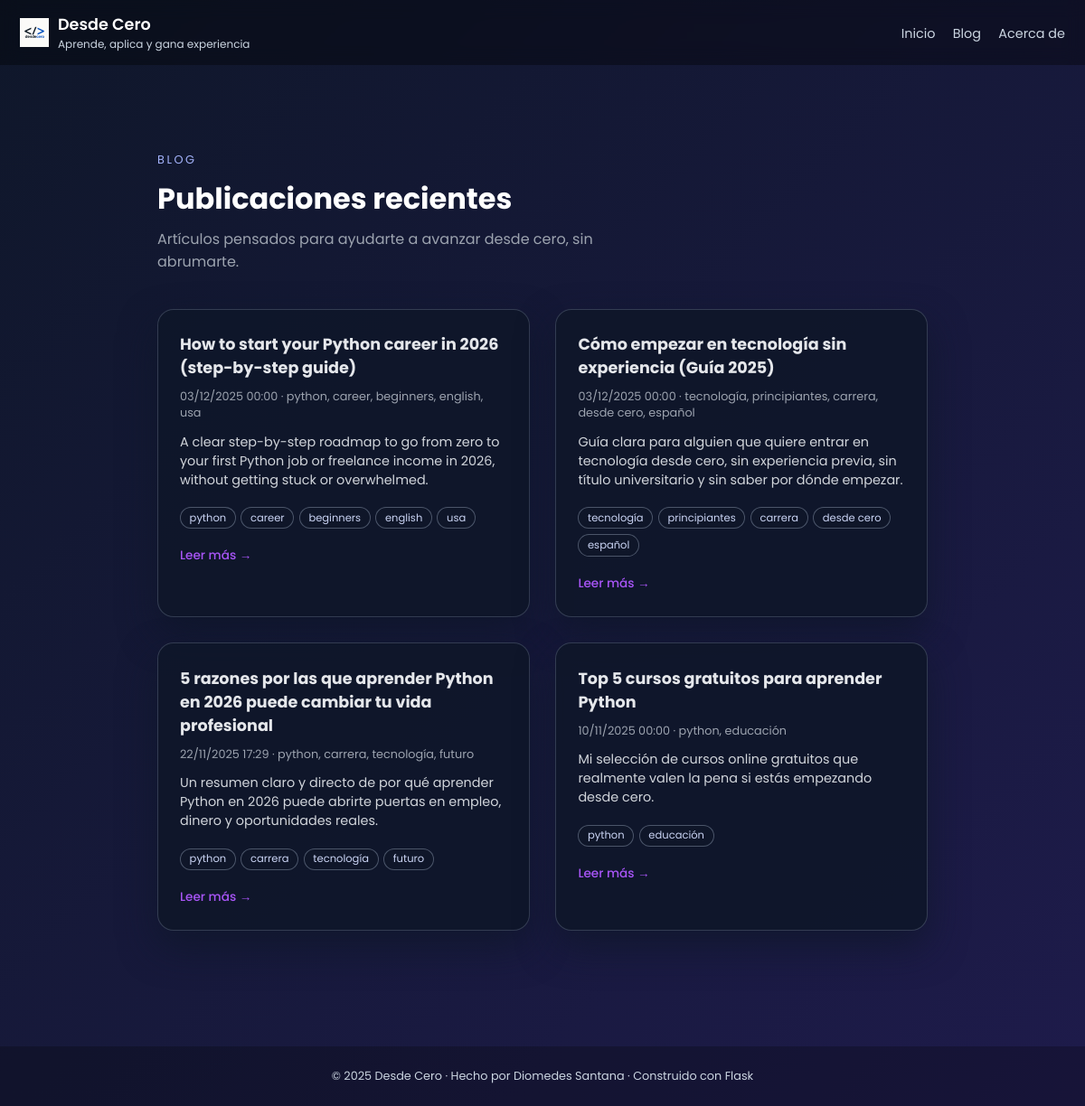
/blog, run on an earlier commit of the app's database.
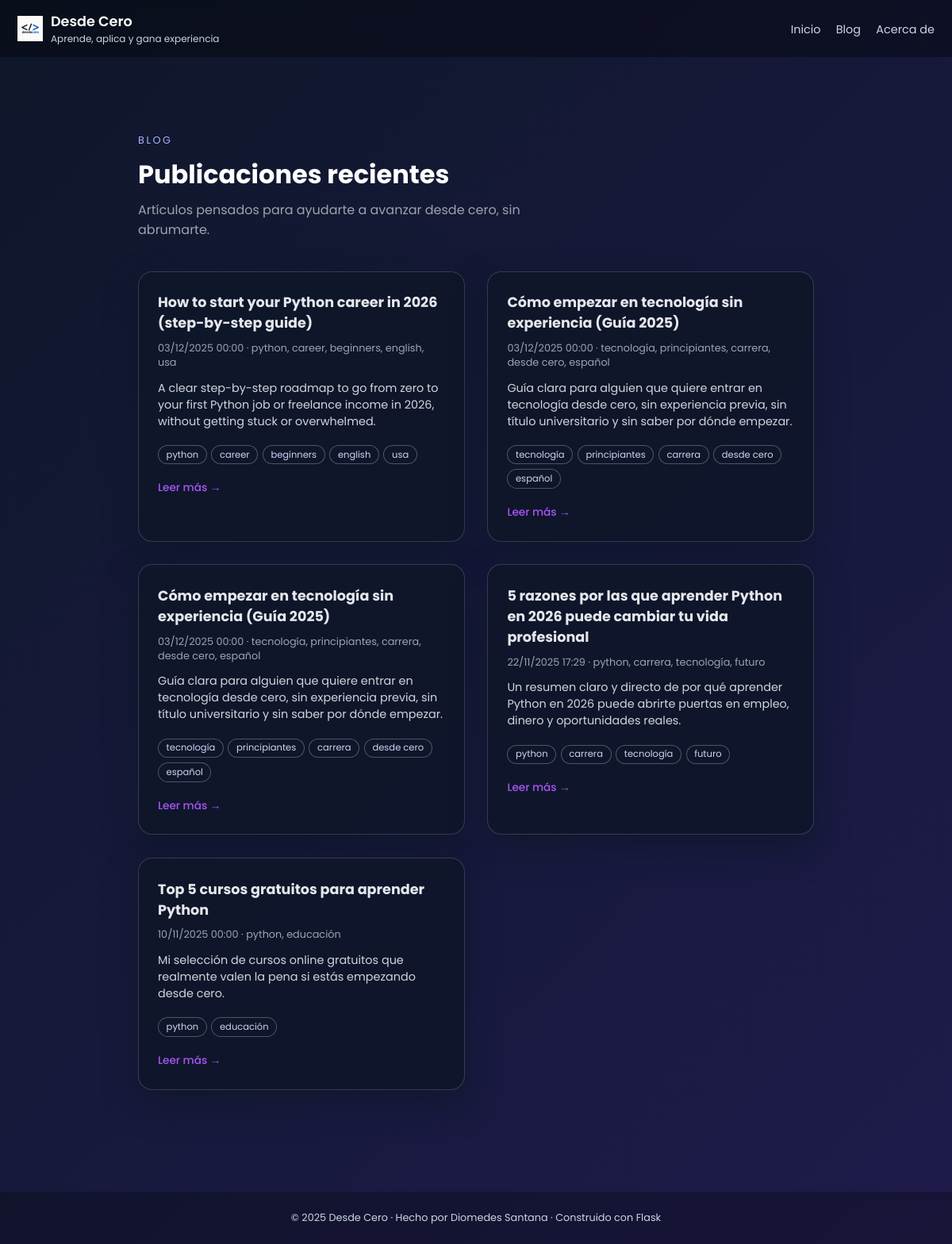
And on a later commit of the database.
### tables this page shows
CREATE TABLE posts (
            id      INTEGER PRIMARY KEY AUTOINCREMENT,
            title   TEXT NOT NULL,
            slug    TEXT NOT NULL UNIQUE,
            date    TEXT NOT NULL,      -- formato ISO 'YYYY-MM-DD HH:MM:SS'
            tags    TEXT,
            excerpt TEXT,
            content TEXT NOT NULL
        );

### main.py (the view)
@app.route("/blog")
def blog_list():
    posts = get_all_posts()
    return render_template("blog_list.html", posts=posts)

### main.py (called while the page is built)
def get_conn():
    conn = sqlite3.connect(DB_PATH)
    conn.row_factory = sqlite3.Row  # permite acceder por nombre de columna
    return conn

def get_all_posts():
    conn = get_conn()
    cur = conn.cursor()
    cur.execute("SELECT * FROM posts ORDER BY date DESC")
    rows = cur.fetchall()
    conn.close()
    return rows

@app.template_filter("fecha")
def formato_fecha(value):
    try:
        if isinstance(value, str):
            dt = datetime.strptime(value, "%Y-%m-%d %H:%M:%S")
        else:
            dt = value
        return dt.strftime("%d/%m/%Y %H:%M")
    except Exception:
        return value

@app.context_processor
def inject_globals():
    now = datetime.utcnow()
    return {
        "now": now,
        "current_year": now.year,
        "site_name": "Desde Cero",
    }

### templates/blog_list.html (shortened to what this page needs)
{% extends "base.html" %}
{% block content %}
<div class="blog-wrapper">
  <header class="blog-header">
    <div class="blog-kicker">BLOG</div>
    <h1 class="blog-title">Publicaciones recientes</h1>
    <p class="blog-subtitle">
      Artículos pensados para ayudarte a avanzar desde cero, sin abrumarte.
    </p>
  </header>
  {% if posts %}
    <div class="blog-grid">
      {% for post in posts %}
        <article class="blog-card">
          <h2 class="blog-card-title">
            <a href="{{ url_for('post_detail', slug=post['slug']) }}">
              {{ post['title'] }}
            </a>
          </h2>
          <div class="blog-meta">
            {{ post['date']|fecha }}
            {% if post['tags'] %}
              ·
              <span>
                {{ post['tags'] }}
              </span>
            {% endif %}
          </div>
          {% if post['excerpt'] %}
            <p class="blog-excerpt">
              {{ post['excerpt'] }}
            </p>
          {% endif %}
          {% if post['tags'] %}
            <div class="blog-tags">
              {% for tag in post['tags'].split(',') %}
                <span class="blog-tag-pill">
                  {{ tag.strip() }}
                </span>
              {% endfor %}
            </div>
          {% endif %}
          <div class="blog-readmore">
            <a href="{{ url_for('post_detail', slug=post['slug']) }}">
              Leer más →
            </a>
          </div>
        </article>
      {% endfor %}
    </div>
  {% else %}
    <p class="blog-empty">
      Todavía no hay publicaciones en el blog. Muy pronto empezaré a compartir artículos
      sobre Python, proyectos reales y carrera profesional.
    </p>
  {% endif %}
</div>
{% endblock %}

### templates/base.html (shortened to what this page needs)
<!doctype html>
<html lang="es">
<head>
</head>
<body>
<header class="navbar">
    <a href="{{ url_for('home') }}" class="brand">
        <img src="{{ url_for('static', filename='logo.png') }}" alt="Logo">
        <div>
            <div class="brand-title">Desde Cero</div>
            <div class="brand-sub">Aprende, aplica y gana experiencia</div>
        </div>
    </a>
    <nav class="nav-links">
        <a href="{{ url_for('home') }}" class="{% if active_page == 'home' %}nav-active{% endif %}">Inicio</a>
        <a href="{{ url_for('blog_list') }}" class="{% if active_page == 'blog' %}nav-active{% endif %}">Blog</a>
        <a href="{{ url_for('about') }}" class="{% if active_page == 'about' %}nav-active{% endif %}">Acerca de</a>
    </nav>
</header>
<main class="page">
    {% block content %}{% endblock %}
</main>
<footer>
    © 2025 Desde Cero · Hecho por Diomedes Santana · Construido con Flask
</footer>
</body>
</html>

### templates/base.html (style rules this page uses)
body { margin: 0; font-family: "Poppins", sans-serif; background: linear-gradient(135deg, #0f172a, #1e1b4b); color: white; }
.navbar { background: rgba(0,0,0,0.35); padding: 14px 22px; display: flex; align-items: center; justify-content: space-between; position: sticky; top: 0; backdrop-filter: blur(10px); }
.brand { display: flex; align-items: center; gap: 10px; text-decoration: none; }
.brand img { width: 32px; height: 32px; object-fit: contain; }
.brand-title { font-size: 1.1rem; font-weight: 600; color: #fff; }
.brand-sub { font-size: 0.75rem; color: #cbd5e1; }
.nav-links a { text-decoration: none; color: #cbd5e1; margin-left: 15px; font-size: 0.9rem; }
.page { max-width: 900px; margin: 2.5rem auto; padding: 0 1rem; }
footer { margin-top: 3rem; padding: 1.5rem; background: rgba(0,0,0,0.25); text-align: center; font-size: 0.8rem; color: #cbd5e1; }

### templates/blog_list.html (style rules this page uses)
.blog-wrapper { max-width: 1100px; margin: 0 auto; padding: 3.5rem 1.5rem 5rem; }
.blog-header { margin-bottom: 2.5rem; }
.blog-kicker { font-size: 0.8rem; letter-spacing: 0.2em; text-transform: uppercase; color: #a5b4fc; margin-bottom: 0.6rem; }
.blog-title { font-size: 2rem; margin: 0 0 0.5rem; }
.blog-subtitle { color: #9ca3af; max-width: 32rem; margin: 0; }
.blog-grid { display: grid; gap: 1.8rem; }
@media (min-width: 900px) { .blog-grid { grid-template-columns: repeat(2, minmax(0, 1fr)); } }
.blog-card { background: rgba(15, 23, 42, 0.9); border-radius: 18px; padding: 1.6rem 1.5rem 1.55rem; border: 1px solid rgba(148, 163, 184, 0.28); box-shadow: 0 18px 40px rgba(15, 23, 42, 0.75); display: flex; flex-direction: column; gap: 0.6rem; }
.blog-card-title { font-size: 1.1rem; margin: 0; }
.blog-card-title a { color: #e5e7eb; text-decoration: none; }
.blog-meta { font-size: 0.8rem; color: #9ca3af; }
.blog-tags { display: flex; flex-wrap: wrap; gap: 0.35rem; margin-top: 0.2rem; }
.blog-tag-pill { font-size: 0.72rem; padding: 0.18rem 0.6rem; border-radius: 999px; border: 1px solid rgba(148, 163, 184, 0.45); color: #cbd5f5; background: rgba(15, 23, 42, 0.8); }
.blog-excerpt { font-size: 0.9rem; color: #d1d5db; margin: 0.2rem 0 0.4rem; }
.blog-readmore { margin-top: 0.4rem; }
.blog-readmore a { font-size: 0.85rem; text-decoration: none; color: #a855f7; font-weight: 500; }

What changed in the data, as far as the page shows it:
added posts: title "Cómo empezar en tecnología sin experiencia (Guía 2025)", date|fecha "03/12/2025 00:00", tags "tecnología, principiantes, carrera, desde cero, español", excerpt "Guía clara para alguien que quiere entrar en tecnología desde cero, sin experiencia previa, sin título universitario y sin saber por dónde empezar.", strip "tecnología" "principiantes" "carrera" "desde cero" "español"
